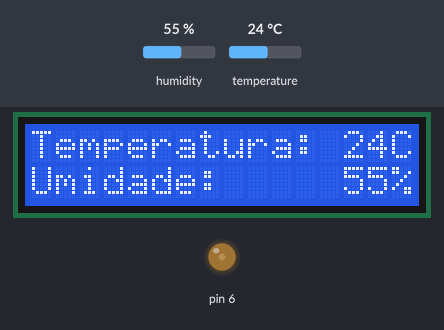
Bench run of a sketch on a simulated Arduino Uno, built with avr-gcc and run on an emulated ATmega328P. On the bench: 16×2 character LCD, output pins drawn as LEDs (lit = HIGH). Inputs (shaded band) come from the test bench; at power-on: humidity 55 %, temperature 24 °C. What the sketch prints to the serial monitor is not drawn.

Above: at 3.2 s.
3.3 s: humidity set to 22 %
At 5.1 s:
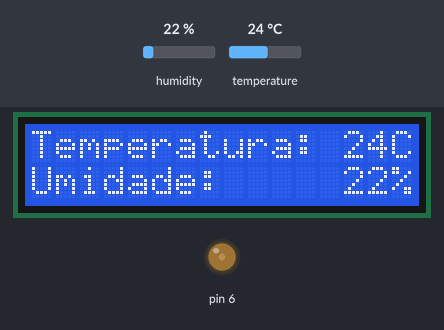
6.0 s: temperature set to 12 °C
At 7.5 s:
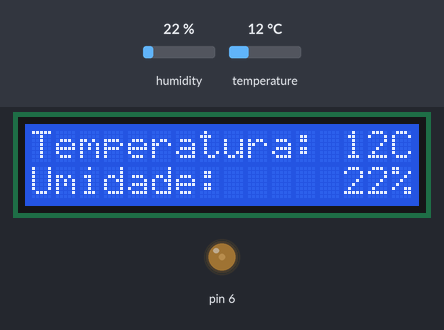
8.7 s: humidity set to 40 %
At 11.2 s:
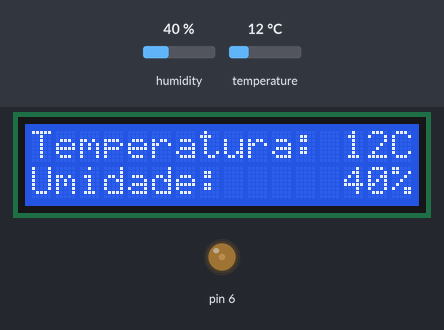
11.6 s: temperature set to 19 °C
At 13.6 s:
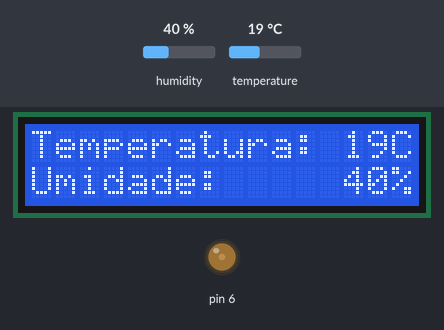
Timing chart, 0 to 15.1 s (numbered marks = the images above; inputs shaded):
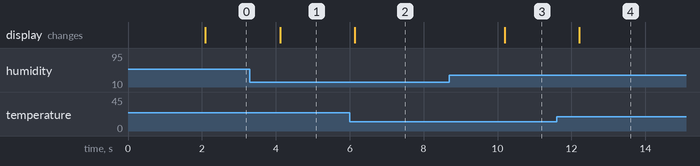

The sketch:

monitorArduinoDHT.ino
```cpp
#include <DHT.h>
#include <LiquidCrystal.h>


#define DHTTYPE DHT11

LiquidCrystal lcd(12, 11, 5, 4, 3, 2);

const int pinoDHT11 = A2; //Analogic port of DHT11

DHT dht(pinoDHT11, DHTTYPE);

void layout(){
  //Define Layout
  lcd.print("Temperatura:");
  lcd.print(" ");
  lcd.setCursor(15,0);
  lcd.print("C");
  lcd.setCursor(0,1);
  lcd.print("Umidade: ");
  lcd.print(" ");
  lcd.setCursor(15,1);
  lcd.print("%");
}

void setup(){
  Serial.begin(9600);
  dht.begin();
  //-------------------------------------------------------
  // Contrast configuration
  //-------------------------------------------------------
  pinMode(6, OUTPUT);
  analogWrite(6, 50);
  //-------------------------------------------------------
  lcd.begin(16, 2);
  delay(2000);
  layout();

}

void loop(){

  //-------------------------------------------------------
  // DHT11 Data
  //-------------------------------------------------------
  int umid = dht.readHumidity();
  int temp = dht.readTemperature();
  //-------------------------------------------------------
  Serial.print("T: ");
  Serial.print(temp);
  Serial.print(" U: ");
  Serial.print(umid);
  Serial.print("\n");
  //-------------------------------------------------------
  //LCD
  //-------------------------------------------------------
  lcd.setCursor(13,0);
  lcd.print(temp);
  lcd.setCursor(13,1);
  lcd.print(umid);
  //-------------------------------------------------------
  delay(2000);

}
```

Measured:
- after the input at 3.3 s, the display: changes after 0.82 s (image 1)
- after the input at 6.0 s, the display: changes after 0.14 s (image 2)
- after the input at 8.7 s, the display: changes after 1.5 s (image 3)
- after the input at 11.6 s, the display: changes after 0.61 s (image 4)
